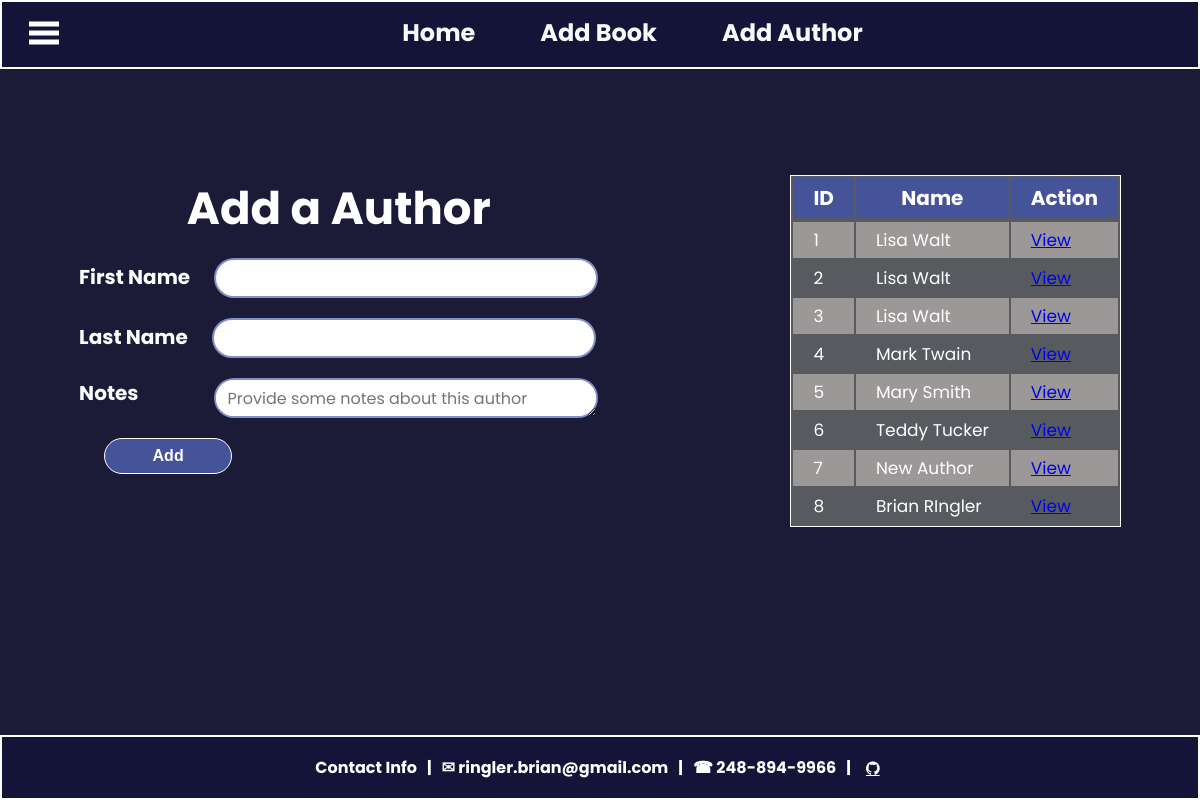
Page /author/ on the committed database.
### books_auths_app/models.py (models this page shows, shortened)
class Author(models.Model):
    first_name = models.CharField(max_length=255)
    last_name = models.CharField(max_length=255)
    notes = models.TextField(null=True)
    books = models.ManyToManyField(Book, related_name="authors")
    created_at = models.DateTimeField(auto_now_add=True)
    updated_at = models.DateTimeField(auto_now=True)

### books_auths_app/views.py (the view)
# urls.py: path('author/', views.add_author_view, name='add_author_view'),
def add_author_view(request):
    context = {
        'all_authors' : Author.objects.all()
    }
    return render(request, 'add_author.html', context)

### books_auths_app/templates/add_author.html (shortened to what this page needs)
{% extends "base.html" %}
{% block content %}
<div class="add-author-wrapper">
    <form action="/add-author/" method="POST" name="add-author-frm">
        <h1>Add a Author</h1>
        <div class="firt-name">
            <label for="first-name">First Name</label>
            <input type="text" name="auth-first" id="first-name">
        </div>
        <div class="last-name">
            <label for="last-name">Last Name</label>
            <input type="text" name="auth-last" id="last-name">
        </div>
        <div class="auth-notes">
            <label for="notes">Notes</label>
            <textarea id="notes" name="new-auth-notes" maxlength="250" rows="10" cols="12" placeholder="Provide some notes about this author" ></textarea>
        </div>
        <input type="submit" id="add-auth-btn" value="Add">
    </form>
    <div class="auth-table">
        <table class="auth-table">
            <thead>
                <tr>
                    <th>ID</th>
                    <th>Name</th>
                    <th>Action</th>
                </tr>
            </thead>
            <tbody class="all-books">
                <tr>
                    {% for author in all_authors %}
                        <tr>
                            <td>{{ author.id }}</td>
                            <td>{{ author.first_name }} {{ author.last_name }}</td>
                            <td><a href="author-details/{{ author.id }}">View</a></td>
                        </tr>
                    {% endfor %}
                </tr>
            </tbody>
        </table>
    </div>
</div>
{% endblock %}

### books_auths_app/static/css/base.css (style rules this page uses)
* { margin: 0; padding: 0; box-sizing: border-box; }
body { height: 100%; font-family: 'Poppins', sans-serif; background-color: #1b1b38; color: white; }
input[type="text"], textarea, select { border-radius: 25px; border: 2px solid rgb(10, 32, 143,.5); padding: 6px 12px; margin-bottom: 20px; height: 2.5rem; width: 24rem; font-size: 1.0rem; font-family: 'Poppins', sans-serif; resize: vertical; }
input[type="submit"], button { height: 2.25rem; width: 8rem; font-size: 1.0rem; font-weight: bold; margin: 25px 0 10px 25px; border: 1px solid white; border-radius: 25px; background-color:rgb(69, 83, 153); color: white; }

### books_auths_app/static/css/nav_bar.css (style rules this page uses)
* { margin: 0; padding: 0; box-sizing: border-box; }

### books_auths_app/static/css/index.css (style rules this page uses)
* { margin: 0; padding: 0; box-sizing: border-box; }

### books_auths_app/static/css/footer.css (style rules this page uses)
* { margin: 0; padding: 0; box-sizing: border-box; }

### books_auths_app/static/css/add_book.css (style rules this page uses)
* { margin: 0; padding: 0; box-sizing: border-box; }
label { font-size: 20px; font-weight: bold; }
h1 { display: flex; flex-flow: row; justify-content: center; font-size: 45px; margin-bottom: 15px; }
input[type="submit"] { margin: 0 0 25px 135px; left: 20px; }
table { width: auto; table-layout: auto; margin-left: 12rem; font-size: 20px; border: 1px solid white; background-color: rgb(87, 91, 95); }
th { background-color:rgb(69, 83, 153); padding: 5px 20px; }
td { font-size: 17px; padding: 5px 20px; }
.all-books tr:nth-child(even) { background-color: #9c9898; }

### books_auths_app/static/css/add_author.css (style rules this page uses)
* { margin: 0; padding: 0; box-sizing: border-box; }
.add-author-wrapper { display: flex; flex-flow: row; justify-content: center; margin-top: 175px; }
label { font-size: 20px; font-weight: bold; }
h1 { display: flex; flex-flow: row; justify-content: center; font-size: 45px; margin-bottom: 15px; }
#first-name, #last-name { margin-left: 20px; }
#notes { margin-left: 75px; }
.auth-notes { display: flex; justify-content: flex-start; align-items: flex-start; }
input[type="submit"] { margin: 0 0 25px 135px; left: 20px; }
table { width: auto; table-layout: auto; margin-left: 12rem; font-size: 20px; border: 1px solid white; background-color: rgb(87, 91, 95); }
th { background-color:rgb(69, 83, 153); padding: 5px 20px; }
td { font-size: 17px; padding: 5px 20px; }
.all-books tr:nth-child(even) { background-color: #9c9898; }

### books_auths_app/static/css/book_details.css (style rules this page uses)
* { margin: 0; padding: 0; box-sizing: border-box; }
textarea { margin-left: 10px; }
input[type="submit"] { margin: 0 0 0 25px; }

### books_auths_app/static/css/author_details.css (style rules this page uses)
* { margin: 0; padding: 0; box-sizing: border-box; }
textarea { margin-left: 10px; }
input[type="submit"] { margin: 0 0 0 25px; }

### rows in the picture
Author: id "1", first_name "Lisa", last_name "Walt"
Author: id "2", first_name "Lisa", last_name "Walt"
Author: id "3", first_name "Lisa", last_name "Walt"
Author: id "4", first_name "Mark", last_name "Twain"
Author: id "5", first_name "Mary", last_name "Smith"
Author: id "6", first_name "Teddy", last_name "Tucker"
Author: id "7", first_name "New", last_name "Author"
Author: id "8", first_name "Brian", last_name "RIngler"
